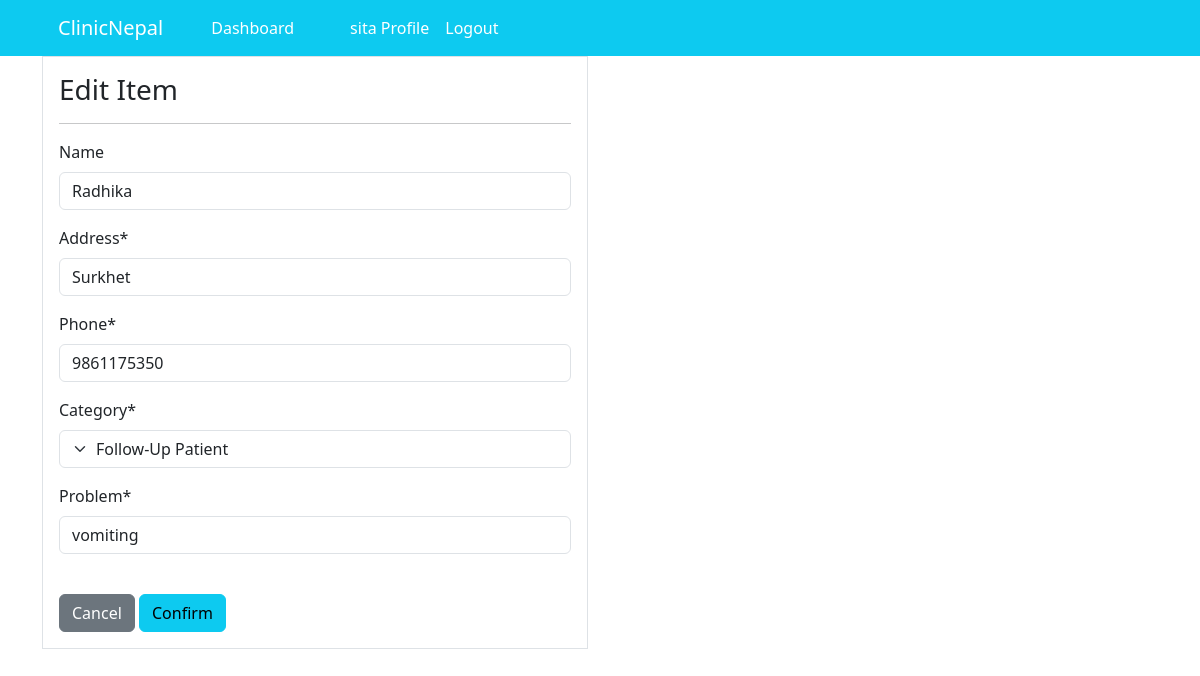
The app's page /patient/update/5 (signed in) with its own data.
### dashboard/models.py (models this page shows, shortened)
class Patient(models.Model): #inherits from models package
    name = models.CharField(max_length=100, blank=True, null=False)
    address = models.CharField(max_length=200, null=True)
    phone = models.CharField(max_length=50, null=True)
    category = models.CharField(max_length= 30, choices=CATEGORY, null=True)
    problem = models.CharField(max_length= 30, null=True)
    class Meta:
        verbose_name_plural = 'Patients'

### dashboard/views.py (the view)
# urls.py: path('patient/update/<int:pk>', views.Patient_update, name='dashboard-patient-update'), #importing patient-update function from views.py
@login_required(login_url='user-login')
def Patient_update(request, pk): #for editing particular Patient
    item = Patient.objects.get(id=pk)
    if request.method=='POST':
        form = PatientForm(request.POST, instance=item)
        if form.is_valid():
            form.save()
            return redirect('dashboard-patient')
    else:
        form = PatientForm(instance=item)
    context={
        'form': form
    }
    return render (request, 'dashboard/patient_update.html', context)

### dashboard/forms.py
class PatientForm(forms.ModelForm):
    class Meta:
        model = Patient
        fields = '__all__'  # Include all model fields

### templates/dashboard/patient_update.html (shortened to what this page needs)
{% extends 'partials/base.html'%}
{% load crispy_forms_tags %}
{% block content %}
<div class="container">
    <div class="row mt 5">
        <div class="col-md-6 offset-md-3">
            <div class="border bg-white p-3">
                <h3>Edit Item</h3>
                <hr>
                <form method="POST">
                    {{ form|crispy}}<br>
                    <a class="btn btn-secondary" href="{% url 'dashboard-patient' %}">Cancel</a>
                    <input class="btn btn-info" type="submit" value="Confirm">
                </form>
            </div>
        </div>
    </div>
</div>
{% endblock %}

### templates/partials/nav.html (shortened to what this page needs)
 <nav class="navbar navbar-expand-lg navbar-info bg-info ">
    <div class="container">
        {% if user.is_authenticated %}
        <a class="navbar-brand text-white" href="{% url 'dashboard-index' %}">ClinicNepal</a>
        <div class="collapse navbar-collapse" id="navbarSupportedContent">
            <ul class="navbar-nav mr-auto">
                <li class="nav-item active">
                    <a class="nav-link text-white" href="{% url 'dashboard-index' %}">Dashboard </a>
                </li>
            </ul>
            <ul class="navbar-nav ml-auto">
                <li class="nav-item active">
                    <a class="nav-link text-white" href="{% url 'user-profile' %}">{{user.username}} Profile </a>
                </li>
                <li class="nav-item">
                    <form method="post" action="{% url 'user-logout' %}">
                        <button type="submit" class="btn btn-link nav-link text-white">Logout</button>
                    </form>
                </li>
            </ul>
            {% endif %}
        </div>
    </div>
</nav>

### records on screen
Patient: name "Radhika", address "Surkhet", phone "9861175350", category "Follow-Up Patient", problem "vomiting"

### other values on screen
{{ user.username }} "sita"
